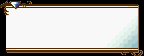

Rendered tile map (Tiled .tmx) drawn with the repository's tilesets; below, a short description and the full map source, tile grids included:
An orthogonal 18x7 tile map with 8x8 px tiles, 1 tile layer (BG1).

<map version="1.10" tiledversion="1.10.2" orientation="orthogonal" renderorder="right-down" width="18" height="7" tilewidth="8" tileheight="8" infinite="0" nextlayerid="2" nextobjectid="1">
 <tileset firstgid="1" name="MenuTiles" tilewidth="8" tileheight="8" tilecount="128" columns="16">
  <properties>
   <property name="Offset" value="0x0000" />
  </properties>
  <image source="../../../../tools/MenuTiles.png" width="128" height="64" />
 </tileset>
 <layer id="1" name="BG1" width="18" height="7">
  <properties>
   <property name="Layer" value="1" />
  </properties>
  <data encoding="csv">
17,18,19,20,4,4,4,4,4,4,4,4,4,4,4,4,5,6,
24,25,26,15,15,15,15,15,15,15,15,15,15,15,15,15,15,16,
12,15,15,15,15,15,15,15,15,15,15,15,15,15,15,15,81,82,
12,15,15,15,15,15,15,15,15,15,15,15,15,15,15,81,83,84,
12,15,15,15,15,15,15,15,15,15,15,15,15,15,81,83,85,86,
12,15,15,15,15,15,15,15,15,15,15,15,15,81,83,85,87,88,
27,28,29,29,29,29,29,29,29,29,29,29,29,29,29,30,31,32
</data>
 </layer>
</map>
